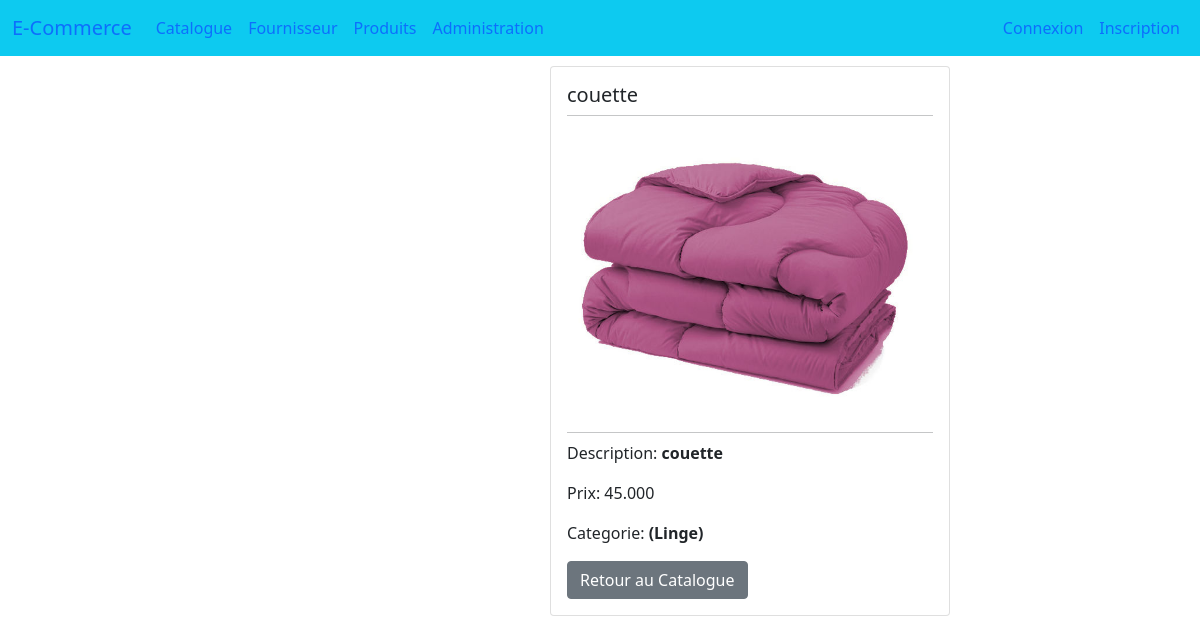
/magasin/Product/15/, run on the app's committed database.
### magasin/models.py (models this page shows, shortened)
class Produit (models.Model):
    TYPE_CHOICES=[
                ('em','emballé'),
                ('fr','Frais'),
                ('cs','Conserve')
                ]
    libelle = models.CharField(max_length=100)
    description=models.TextField(default='non definie')
    prix=models.DecimalField(max_digits=10,decimal_places=3)
    type=models.CharField(max_length=2,choices=TYPE_CHOICES,default='em')
    img=models.ImageField(blank=True, upload_to='media/')
    categorie=models.ForeignKey('Categorie',on_delete=models.CASCADE,null=True)
    Fournisseur=models.ForeignKey('Fournisseur',on_delete=models.CASCADE,null=True)

class Categorie (models.Model):
    TYPE_CHOICES=[
                ('Al','Alimentaire'), ('Mb','Meuble'),
                ('Sn','Sanitaire'), ('Vs','Vaisselle'),
                ('Vt','Vêtement'),('Jx','Jouets'),
                ('Lg','Linge de Maison'),('Bj','Bijoux'),('Dc','Décor')
                ]
    name=models.CharField(max_length=50,default='Alimentaire')
    def __str__(self) :
        return f"({self.name})"

### magasin/views.py (the view)
# urls.py: path('Product/<int:product_id>/', views.detail_product, name='detail_product'),
def detail_product(request, product_id):
    produit = get_object_or_404(Produit, id=product_id)
    context = {'produit': produit}
    return render(request, 'magasin/Produits/detail-produit.html', context)

### magasin/templates/magasin/Produits/detail-produit.html (shortened to what this page needs)
{% extends 'magasin/base.html' %}
{% block content %}
<div class="card" style="width: 400px;margin: 10px; margin-left: 550px;" >
    <div class="card-body">
       <h5 class="card-title">{{produit.libelle}}</h5>
       <hr class="dropdown-divider">
       <img src="/media/{{produit.img}}"style="width: 350px; height: 300px;">
       <hr class="dropdown-divider">
       <p class="card-text">Description: <b>{{produit.description}}</b></p>
       <p class="card-text">Prix: {{produit.prix}}</p>
       <p class="card-text">Categorie: <b>{{produit.categorie}}</b></p>
       <a href="{% url 'Catalogue' %}" class="btn btn-secondary">Retour au Catalogue</a>
    </div>
</div>
{% endblock %}

### data on the page
Produit: libelle "couette", img (picture), description "couette", prix "45.000", categorie "(Linge)"
